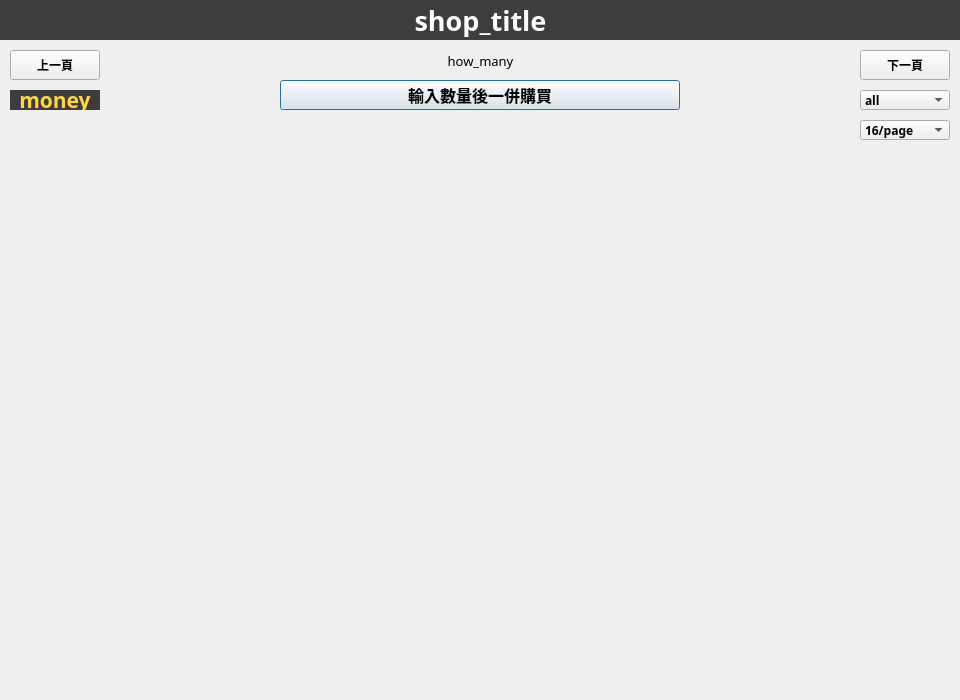
<?xml version="1.0" encoding="UTF-8"?>
<ui version="4.0">
 <class>Shop_window</class>
 <widget class="QDialog" name="Shop_window">
  <property name="geometry">
   <rect>
    <x>0</x>
    <y>0</y>
    <width>960</width>
    <height>700</height>
   </rect>
  </property>
  <property name="windowTitle">
   <string>Dialog</string>
  </property>
  <widget class="QPushButton" name="next_page">
   <property name="geometry">
    <rect>
     <x>860</x>
     <y>50</y>
     <width>90</width>
     <height>30</height>
    </rect>
   </property>
   <property name="font">
    <font>
     <family>微軟正黑體</family>
     <weight>75</weight>
     <bold>true</bold>
    </font>
   </property>
   <property name="text">
    <string>下一頁</string>
   </property>
   <property name="autoDefault">
    <bool>false</bool>
   </property>
  </widget>
  <widget class="QPushButton" name="previous_page">
   <property name="geometry">
    <rect>
     <x>10</x>
     <y>50</y>
     <width>90</width>
     <height>30</height>
    </rect>
   </property>
   <property name="font">
    <font>
     <family>微軟正黑體</family>
     <weight>75</weight>
     <bold>true</bold>
    </font>
   </property>
   <property name="text">
    <string>上一頁</string>
   </property>
   <property name="autoDefault">
    <bool>false</bool>
   </property>
  </widget>
  <widget class="QPushButton" name="add">
   <property name="geometry">
    <rect>
     <x>280</x>
     <y>80</y>
     <width>400</width>
     <height>30</height>
    </rect>
   </property>
   <property name="font">
    <font>
     <family>微軟正黑體</family>
     <pointsize>12</pointsize>
     <weight>75</weight>
     <bold>true</bold>
    </font>
   </property>
   <property name="text">
    <string>輸入數量後一併購買</string>
   </property>
   <property name="autoDefault">
    <bool>true</bool>
   </property>
  </widget>
  <widget class="QLabel" name="shop_title">
   <property name="geometry">
    <rect>
     <x>0</x>
     <y>0</y>
     <width>961</width>
     <height>40</height>
    </rect>
   </property>
   <property name="font">
    <font>
     <family>Agency FB</family>
     <pointsize>20</pointsize>
     <weight>75</weight>
     <bold>true</bold>
    </font>
   </property>
   <property name="styleSheet">
    <string notr="true">color: rgb(255, 255, 255);
background-color: rgb(61, 61, 61);</string>
   </property>
   <property name="text">
    <string>shop_title</string>
   </property>
   <property name="alignment">
    <set>Qt::AlignCenter</set>
   </property>
  </widget>
  <widget class="QWidget" name="gridLayoutWidget_5">
   <property name="geometry">
    <rect>
     <x>11</x>
     <y>421</y>
     <width>941</width>
     <height>261</height>
    </rect>
   </property>
   <layout class="QGridLayout" name="down_gridLayout_shop"/>
  </widget>
  <widget class="QLabel" name="how_many">
   <property name="geometry">
    <rect>
     <x>100</x>
     <y>50</y>
     <width>761</width>
     <height>21</height>
    </rect>
   </property>
   <property name="font">
    <font>
     <family>微軟正黑體</family>
     <pointsize>10</pointsize>
     <weight>50</weight>
     <bold>false</bold>
    </font>
   </property>
   <property name="text">
    <string>how_many</string>
   </property>
   <property name="alignment">
    <set>Qt::AlignCenter</set>
   </property>
  </widget>
  <widget class="QWidget" name="gridLayoutWidget_4">
   <property name="geometry">
    <rect>
     <x>10</x>
     <y>150</y>
     <width>941</width>
     <height>261</height>
    </rect>
   </property>
   <layout class="QGridLayout" name="up_gridLayout_shop"/>
  </widget>
  <widget class="QComboBox" name="sort_box">
   <property name="geometry">
    <rect>
     <x>860</x>
     <y>90</y>
     <width>90</width>
     <height>20</height>
    </rect>
   </property>
   <property name="font">
    <font>
     <family>Agency FB</family>
     <weight>75</weight>
     <bold>true</bold>
    </font>
   </property>
   <property name="layoutDirection">
    <enum>Qt::LeftToRight</enum>
   </property>
   <item>
    <property name="text">
     <string>all</string>
    </property>
   </item>
   <item>
    <property name="text">
     <string>monster</string>
    </property>
   </item>
   <item>
    <property name="text">
     <string>magic</string>
    </property>
   </item>
   <item>
    <property name="text">
     <string>trap</string>
    </property>
   </item>
   <item>
    <property name="text">
     <string>new</string>
    </property>
   </item>
   <item>
    <property name="text">
     <string>hot</string>
    </property>
   </item>
   <item>
    <property name="text">
     <string>cut</string>
    </property>
   </item>
  </widget>
  <widget class="QLabel" name="money">
   <property name="geometry">
    <rect>
     <x>10</x>
     <y>90</y>
     <width>90</width>
     <height>20</height>
    </rect>
   </property>
   <property name="font">
    <font>
     <family>Agency FB</family>
     <pointsize>16</pointsize>
     <weight>75</weight>
     <bold>true</bold>
    </font>
   </property>
   <property name="styleSheet">
    <string notr="true">color: rgb(255, 215, 56);
background-color: rgb(61, 61, 61);</string>
   </property>
   <property name="text">
    <string>money</string>
   </property>
   <property name="alignment">
    <set>Qt::AlignCenter</set>
   </property>
  </widget>
  <widget class="QComboBox" name="rownum_box">
   <property name="geometry">
    <rect>
     <x>860</x>
     <y>120</y>
     <width>90</width>
     <height>20</height>
    </rect>
   </property>
   <property name="font">
    <font>
     <family>Agency FB</family>
     <weight>75</weight>
     <bold>true</bold>
    </font>
   </property>
   <property name="layoutDirection">
    <enum>Qt::LeftToRight</enum>
   </property>
   <item>
    <property name="text">
     <string>16/page</string>
    </property>
   </item>
   <item>
    <property name="text">
     <string>12/page</string>
    </property>
   </item>
   <item>
    <property name="text">
     <string>8/page</string>
    </property>
   </item>
  </widget>
 </widget>
 <resources/>
 <connections/>
</ui>
